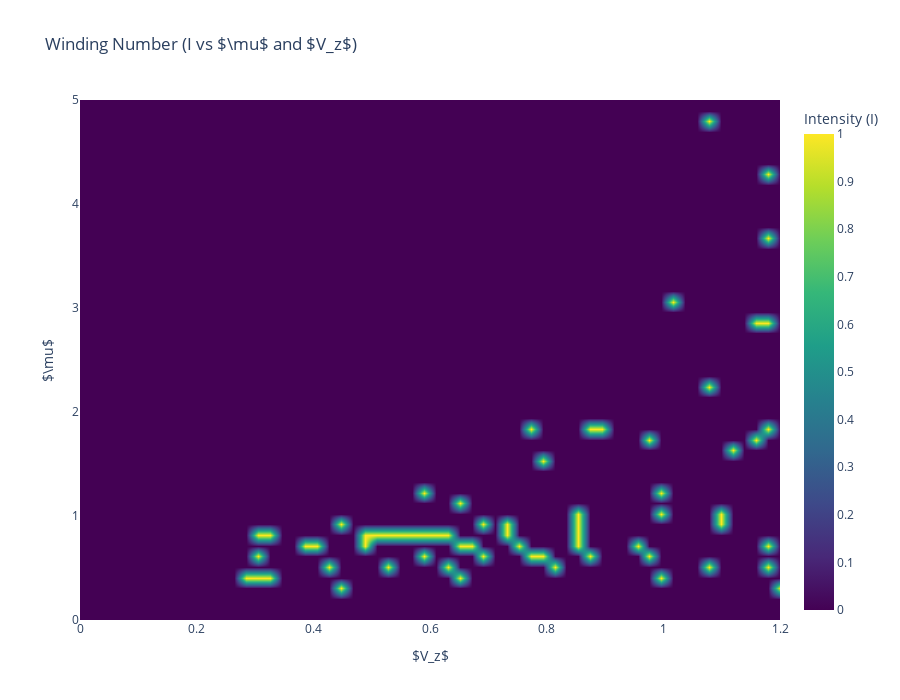

Here is the notebook cell this chart was saved with:
### Code cell
import numpy as np
import plotly.graph_objects as go

# Assuming pdi_arr and filter_pdi are already defined in your environment
mu = pdi_arr[:, 0]    # y-axis in the plot
V_z = pdi_arr[:, 1]   # x-axis in the plot
I = filter_pdi(pdi_arr[:, 2])  # z-axis (color)
#I = pdi_arr[:, 2]  # z-axis (color)

# Create the interactive Plotly heatmap/contour
fig = go.Figure(data=go.Contour(
    x=V_z,
    y=mu,
    z=I,
    colorscale='Viridis',  # Matches Matplotlib's 'viridis'
    ncontours=100,         # Matches the levels=100 argument
    line_width=0,          # Removes contour lines for a smooth heatmap look
    contours=dict(
        coloring='heatmap',
        showlines=False
    ),
    colorbar=dict(
        title='Intensity (I)'
    )
))

# Label axes and title
# Plotly naturally renders LaTeX enclosed in $ symbols
fig.update_layout(
    title='Winding Number (I vs $\\mu$ and $V_z$)',
    xaxis_title='$V_z$',
    yaxis_title='$\\mu$',
    width=900,
    height=700
)

fig.show()

### Figure 1 — Plotly figure (JSON) as saved in the notebook; plotly's stock layout.template omitted (floating-point values rounded to 4 significant figures; data arrays with more than 128 entries replaced by an {"elided": "..."} marker saying what was removed)
{"data": [{"colorbar": {"title": {"text": "Intensity (I)"}}, "colorscale": [[0, "#440154"], [0.1111, "#482878"], [0.2222, "#3e4989"], [0.3333, "#31688e"], [0.4444, "#26828e"], [0.5556, "#1f9e89"], [0.6667, "#35b779"], [0.7778, "#6ece58"], [0.8889, "#b5de2b"], [1, "#fde725"]], "contours": {"coloring": "heatmap", "showlines": false}, "line": {"width": 0}, "ncontours": 100, "type": "contour", "x": {"elided": "3000 float values"}, "y": {"elided": "3000 float values"}, "z": {"elided": "3000 float values"}}], "layout": {"height": 700, "title": {"text": "Winding Number (I vs $\\mu$ and $V_z$)"}, "width": 900, "xaxis": {"title": {"text": "$V_z$"}}, "yaxis": {"title": {"text": "$\\mu$"}}}}
